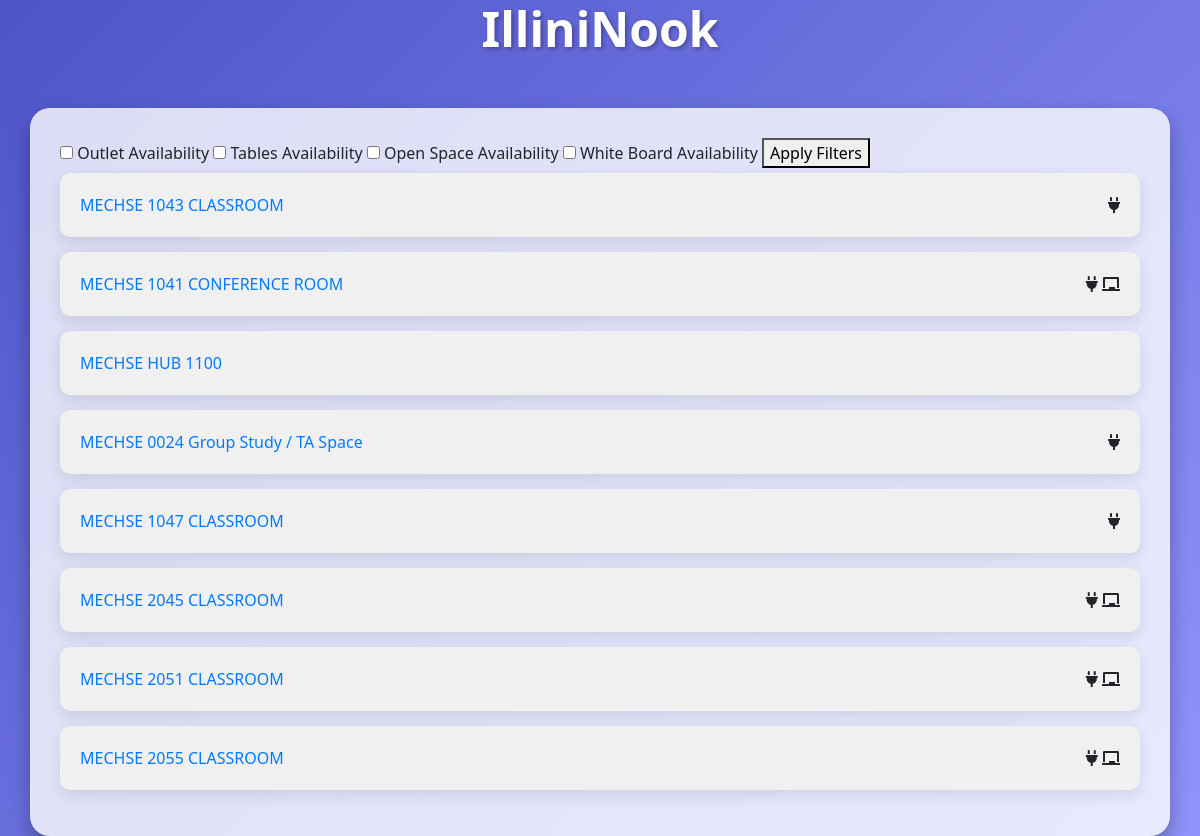
The page /study_space_finder/ on the database its author committed.
### study_space_finder/models.py (models this page shows, shortened)
class RoomDetails(models.Model):
    room_name = models.CharField(max_length=200)
    building_name = models.CharField(max_length=200)
    floor_number = models.IntegerField(default=0)
    operating_start_hours = models.TimeField(editable=True, blank=True)
    operating_end_hours = models.TimeField(editable=True, blank=True)
    number_of_seats = models.IntegerField()
    white_board_availability = models.BooleanField(default=False)
    outlet_availability = models.BooleanField(default=False)
    tables_availability = models.BooleanField(default=False)
    open_space_availability = models.BooleanField(default=False)
    coordinate_latitude = models.DecimalField(max_digits=9, decimal_places=7, default=0.0)
    coordinate_longitude = models.DecimalField(max_digits=9, decimal_places=7, default=0.0)
    photo = models.ImageField(blank=True, null=True)

### study_space_finder/views.py (the view)
# urls.py: path("", views.list_view, name="list_view"),
def list_view(request):
    room = RoomDetails.objects.all()
    if request.GET.get('outlet_availability'):
        room = room.filter(outlet_availability=True)
    if request.GET.get('tables_availability'):
        room = room.filter(tables_availability=True)
    if request.GET.get('open_space_availability'):
        room = room.filter(open_space_availability=True)
    if request.GET.get('white_board_availability'):
        room = room.filter(white_board_availability=True)
    return render(request, "list.html", {"room": room})

### study_space_finder/templates/list.html (shortened to what this page needs)
{% extends "main.html" %}
{% block content %}
<form method="GET" action="{% url 'list_view' %}">
    <label><input type="checkbox" name="outlet_availability"> Outlet Availability</label>
    <label><input type="checkbox" name="tables_availability"> Tables Availability</label>
    <label><input type="checkbox" name="open_space_availability"> Open Space Availability</label>
    <label><input type="checkbox" name="white_board_availability"> White Board Availability</label>
    <button type="submit">Apply Filters</button>
</form>
    <ul>
        {% for room in room %}
            <li><a href="{% url 'room_details' room.id %}">{{ room.room_name }} </a>{% if room.outlet_availability %}<span class="icon"><i class="fas fa-plug"></i>
                {% endif %}{% if room.white_board_availability %}<i class="fas fa-chalkboard"></i></span>{% endif %}</li>
        {% endfor %}
    </ul>
{% endblock %}

### study_space_finder/templates/main.html (style rules this page uses)
.icon { margin-left: auto; }
body { font-family: 'Segoe UI', Tahoma, Geneva, Verdana, sans-serif; margin: 0; padding: 0; overflow: auto; background: linear-gradient(135deg, #4e54c8, #8f94fb); animation: gradientChange 10s ease-in-out infinite alternate; }
ul { list-style-type: none; padding: 0; }
li { margin-bottom: 15px; background-color: #f0f0f0; padding: 20px; border-radius: 10px; box-shadow: 0 5px 15px rgba(0, 0, 0, 0.1); transition: transform 0.3s ease-in-out; display: flex; justify-content: space-between; }

### rows shown on the page
RoomDetails: room_name "MECHSE 1043 CLASSROOM", outlet_availability True (drawn)
RoomDetails: room_name "MECHSE 1041 CONFERENCE ROOM", outlet_availability True (drawn), white_board_availability True (drawn)
RoomDetails: room_name "MECHSE HUB 1100"
RoomDetails: room_name "MECHSE 0024 Group Study / TA Space", outlet_availability True (drawn)
RoomDetails: room_name "MECHSE 1047 CLASSROOM", outlet_availability True (drawn)
RoomDetails: room_name "MECHSE 2045 CLASSROOM", outlet_availability True (drawn), white_board_availability True (drawn)
RoomDetails: room_name "MECHSE 2051 CLASSROOM", outlet_availability True (drawn), white_board_availability True (drawn)
RoomDetails: room_name "MECHSE 2055 CLASSROOM", outlet_availability True (drawn), white_board_availability True (drawn)
